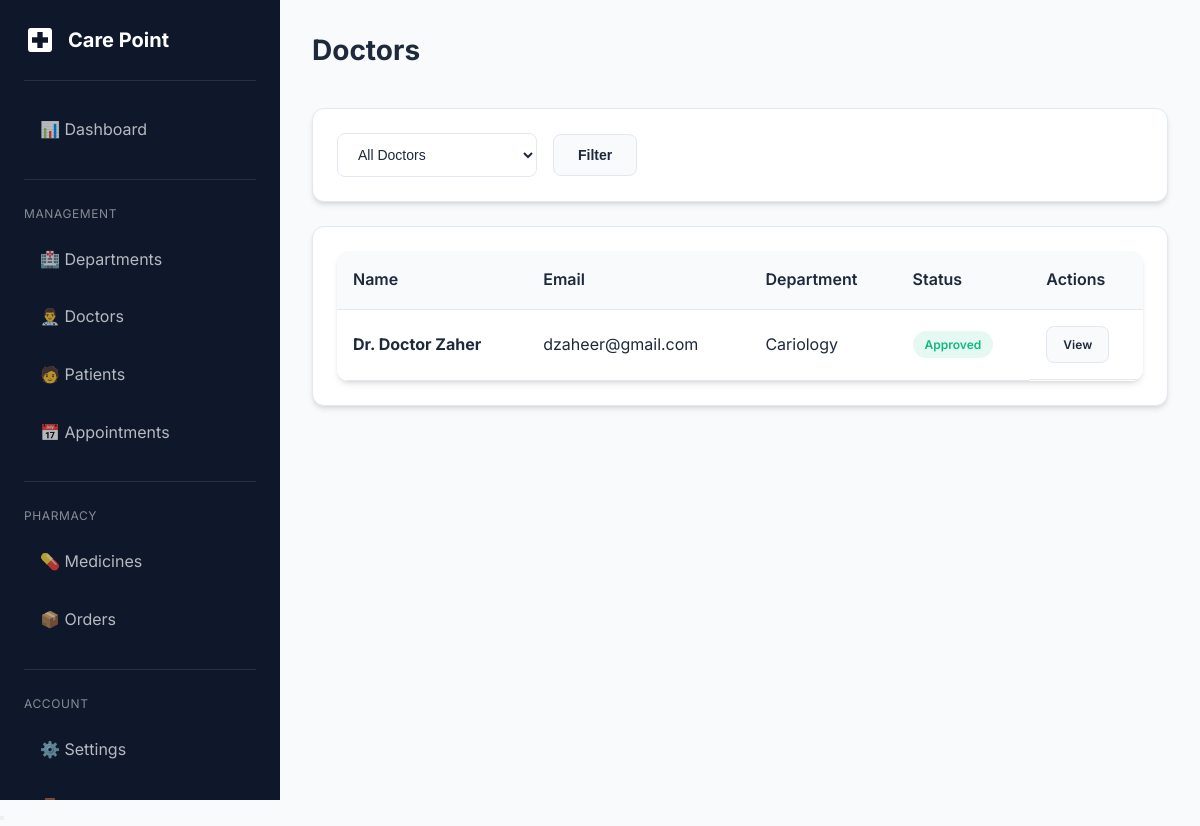
Page /adminpanel/doctors/ (signed in) on the committed database.
### doctors/models.py (models this page shows, shortened)
class DoctorProfile(models.Model):
    user = models.OneToOneField(
        settings.AUTH_USER_MODEL,
        on_delete=models.CASCADE,
        related_name='doctor_profile'
    )
    department = models.ForeignKey(
        'departments.Department',
        on_delete=models.SET_NULL,
        null=True,
        blank=True,
        related_name='doctors'
    )
    qualifications = models.CharField(max_length=200, blank=True)
    specialization = models.CharField(max_length=100, blank=True)
    experience_years = models.PositiveIntegerField(default=0)
    bio = models.TextField(blank=True)
    consultation_fee = models.DecimalField(
        max_digits=10,
        decimal_places=2,
        default=500.00
    )
    available_from = models.TimeField(null=True, blank=True)
    available_to = models.TimeField(null=True, blank=True)
    created_at = models.DateTimeField(auto_now_add=True)
    updated_at = models.DateTimeField(auto_now=True)

### accounts/models.py (models this page shows, shortened)
class User(AbstractUser):
    class Role(models.TextChoices):
        PATIENT = 'patient', 'Patient'
        DOCTOR = 'doctor', 'Doctor'
        ADMIN = 'admin', 'Admin'
    role = models.CharField(
        max_length=20,
        choices=Role.choices,
        default=Role.PATIENT
    )
    phone = models.CharField(max_length=15, blank=True, null=True)
    is_approved = models.BooleanField(
        default=True,
        help_text='For doctors: set to False until admin approves'
    )
    profile_picture = models.ImageField(
        upload_to='profile_pictures/',
        blank=True,
        null=True
    )
    created_at = models.DateTimeField(auto_now_add=True)
    updated_at = models.DateTimeField(auto_now=True)
    @property
    def is_admin_user(self):
        return self.role == self.Role.ADMIN or self.is_superuser

### departments/models.py (models this page shows, shortened)
class Department(models.Model):
    name = models.CharField(max_length=100, unique=True)
    slug = models.SlugField(max_length=100, unique=True, blank=True)
    description = models.TextField(blank=True)
    image = models.ImageField(upload_to='departments/', blank=True, null=True)
    is_active = models.BooleanField(default=True)
    created_at = models.DateTimeField(auto_now_add=True)
    updated_at = models.DateTimeField(auto_now=True)
    class Meta:
        ordering = ['name']

### adminpanel/views.py (the view)
# urls.py: path('doctors/', views.doctor_list, name='doctor_list'),
@admin_required
def doctor_list(request):
    status_filter = request.GET.get('status', '')
    doctors = DoctorProfile.objects.select_related('user', 'department')
    if status_filter == 'pending':
        doctors = doctors.filter(user__is_approved=False)
    elif status_filter == 'approved':
        doctors = doctors.filter(user__is_approved=True)
    doctors = doctors.order_by('-user__date_joined')
    context = {
        'doctors': doctors,
        'status_filter': status_filter,
    }
    return render(request, 'adminpanel/doctors/list.html', context)

### templates/adminpanel/doctors/list.html (shortened to what this page needs)
{% extends 'base.html' %}
{% load static %}
{% block extra_css %}
        <link rel="stylesheet" href="{% static 'css/style.css' %}">
    {% endblock %}
{% block content %}
<div class="dashboard-layout">
    {% include 'includes/sidebar.html' %}
    <main class="main-content">
        <div class="page-header">
            <h1 class="page-title">Doctors</h1>
        </div>
        <div class="card mb-3">
            <div class="card-body">
                <form method="get" class="d-flex gap-2 align-center">
                    <select name="status" class="form-control" style="max-width: 200px;">
                        <option value="">All Doctors</option>
                    </select>
                    <button type="submit" class="btn btn-secondary">Filter</button>
                </form>
            </div>
        </div>
        <div class="card">
            <div class="card-body">
                {% if doctors %}
                <div class="table-container">
                    <table>
                        <thead>
                            <tr>
                                <th>Name</th>
                                <th>Email</th>
                                <th>Department</th>
                                <th>Status</th>
                                <th>Actions</th>
                            </tr>
                        </thead>
                        <tbody>
                            {% for doc in doctors %}
                            <tr>
                                <td><strong>Dr. {{ doc.user.get_full_name|default:doc.user.username }}</strong></td>
                                <td>{{ doc.user.email }}</td>
                                <td>{{ doc.department.name|default:"-" }}</td>
                                <td>
                                    {% if doc.user.is_approved %}
                                    <span class="badge badge-success">Approved</span>
                                    {% else %}
                                    <span class="badge badge-warning">Pending</span>
                                    {% endif %}
                                </td>
                                <td class="action-buttons">
                                    <a href="{% url 'adminpanel:doctor_detail' doc.pk %}" class="btn btn-sm btn-secondary">View</a>
                                </td>
                            </tr>
                            {% endfor %}
                        </tbody>
                    </table>
                </div>
                {% else %}
                <div class="empty-state"><p>No doctors found</p></div>
                {% endif %}
            </div>
        </div>
    </main>
</div>
{% endblock %}

### static/css/style.css (style rules this page uses)
:root { --primary-color: #2563eb; --primary-dark: #1d4ed8; --primary-light: #3b82f6; --secondary-color: #0891b2; --accent-color: #06b6d4; --success-color: #10b981; --warning-color: #f59e0b; --danger-color: #ef4444; --info-color: #6366f1; --bg-primary: #f8fafc; --bg-secondary: #ffffff; --bg-dark: #1e293b; --bg-darker: #0f172a; --text-primary: #1e293b; --text-secondary: #64748b; --text-light: #94a3b8; --text-white: #ffffff; --border-color: #e2e8f0; --shadow-sm: 0 1px 2px 0 rgb(0 0 0 / 0.05); --shadow-md: 0 4px 6px -1px rgb(0 0 0 / 0.1), 0 2px 4px -2px rgb(0 0 0 / 0.1); --shadow-lg: 0 10px 15px -3px rgb(0 0 0 / 0.1), 0 4px 6px -4px rgb(0 0 0 / 0.1); --shadow-xl: 0 20px 25px -5px rgb(0 0 0 / 0.1), 0 8px 10px -6px rgb(0 0 0 / 0.1); --radius-sm: 0.375rem; --radius-md: 0.5rem; --radius-lg: 0.75rem; --radius-xl: 1rem; --transition: all 0.3s ease; }
* { margin: 0; padding: 0; box-sizing: border-box; }
body { font-family: 'Inter', -apple-system, BlinkMacSystemFont, 'Segoe UI', Roboto, sans-serif; background-color: var(--bg-primary); color: var(--text-primary); line-height: 1.6; }
h1, h2, h3, h4, h5, h6 { font-weight: 600; line-height: 1.3; margin-bottom: 0.5rem; }
h1 { font-size: 2.25rem; }
a { color: var(--primary-color); text-decoration: none; transition: var(--transition); }
.btn { display: inline-flex; align-items: center; justify-content: center; gap: 0.5rem; padding: 0.75rem 1.5rem; font-size: 0.875rem; font-weight: 600; border-radius: var(--radius-md); border: none; cursor: pointer; transition: var(--transition); text-decoration: none; }
.btn-secondary { background: var(--bg-primary); color: var(--text-primary); border: 1px solid var(--border-color); }
.btn-sm { padding: 0.5rem 1rem; font-size: 0.75rem; }
.card { background: var(--bg-secondary); border-radius: var(--radius-lg); box-shadow: var(--shadow-md); border: 1px solid var(--border-color); overflow: hidden; transition: var(--transition); }
.card-body { padding: 1.5rem; }
.form-control { width: 100%; padding: 0.75rem 1rem; font-size: 0.875rem; border: 1px solid var(--border-color); border-radius: var(--radius-md); background: var(--bg-secondary); color: var(--text-primary); transition: var(--transition); }
.form-control::placeholder { color: var(--text-light); }
select.form-control { cursor: pointer; }
.table-container { overflow-x: auto; border-radius: var(--radius-lg); box-shadow: var(--shadow-md); }
table { width: 100%; border-collapse: collapse; background: var(--bg-secondary); }
th, td { padding: 1rem; text-align: left; border-bottom: 1px solid var(--border-color); }
th { background: var(--bg-primary); font-weight: 600; color: var(--text-primary); white-space: nowrap; }
.badge { display: inline-flex; align-items: center; padding: 0.25rem 0.75rem; font-size: 0.75rem; font-weight: 600; border-radius: 9999px; text-transform: capitalize; }
.badge-success { background: rgba(16, 185, 129, 0.1); color: var(--success-color); }
.dashboard-layout { display: flex; min-height: 100vh; }
.main-content { flex: 1; margin-left: 280px; padding: 2rem; }
.page-header { display: flex; justify-content: space-between; align-items: center; margin-bottom: 2rem; }
.page-title { font-size: 1.75rem; font-weight: 700; }
.mb-3 { margin-bottom: 1.5rem; }
.d-flex { display: flex; }
.align-center { align-items: center; }
.gap-2 { gap: 1rem; }
.action-buttons { display: flex; gap: 0.5rem; }

### rows in the picture
DoctorProfile: user.get_full_name "Doctor Zaher", user.email "dzaheer@gmail.com", department.name "Cariology", shows "Approved"
